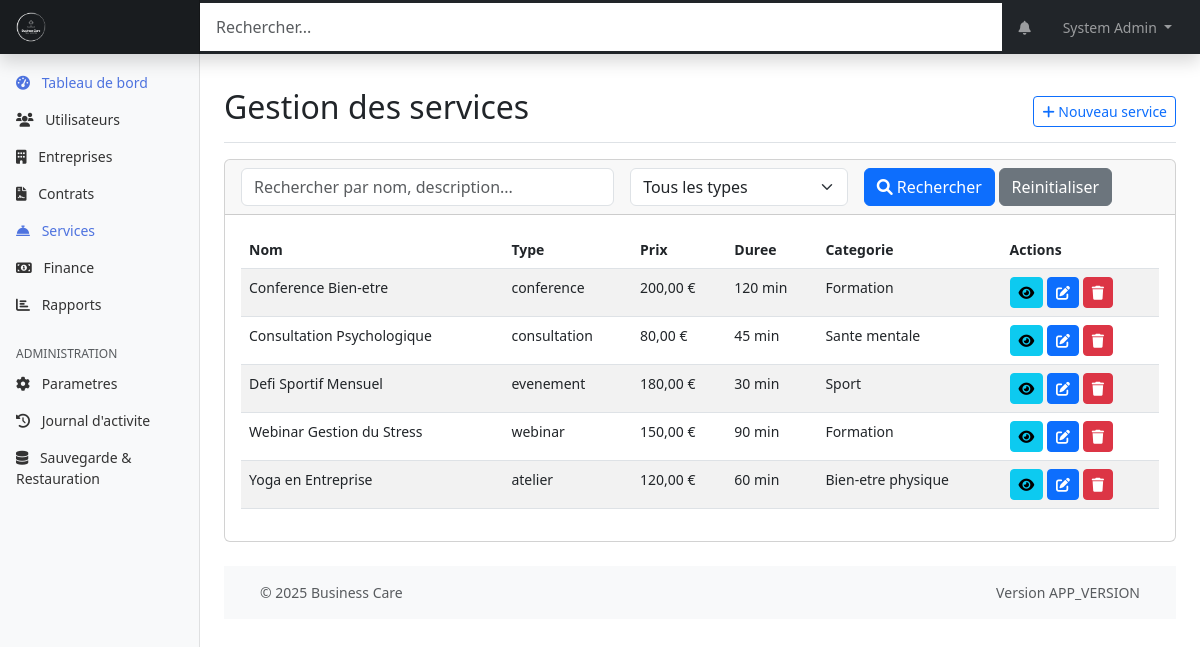
/web-admin/modules/services/index.php (signed in), run on an earlier commit of the app's database.
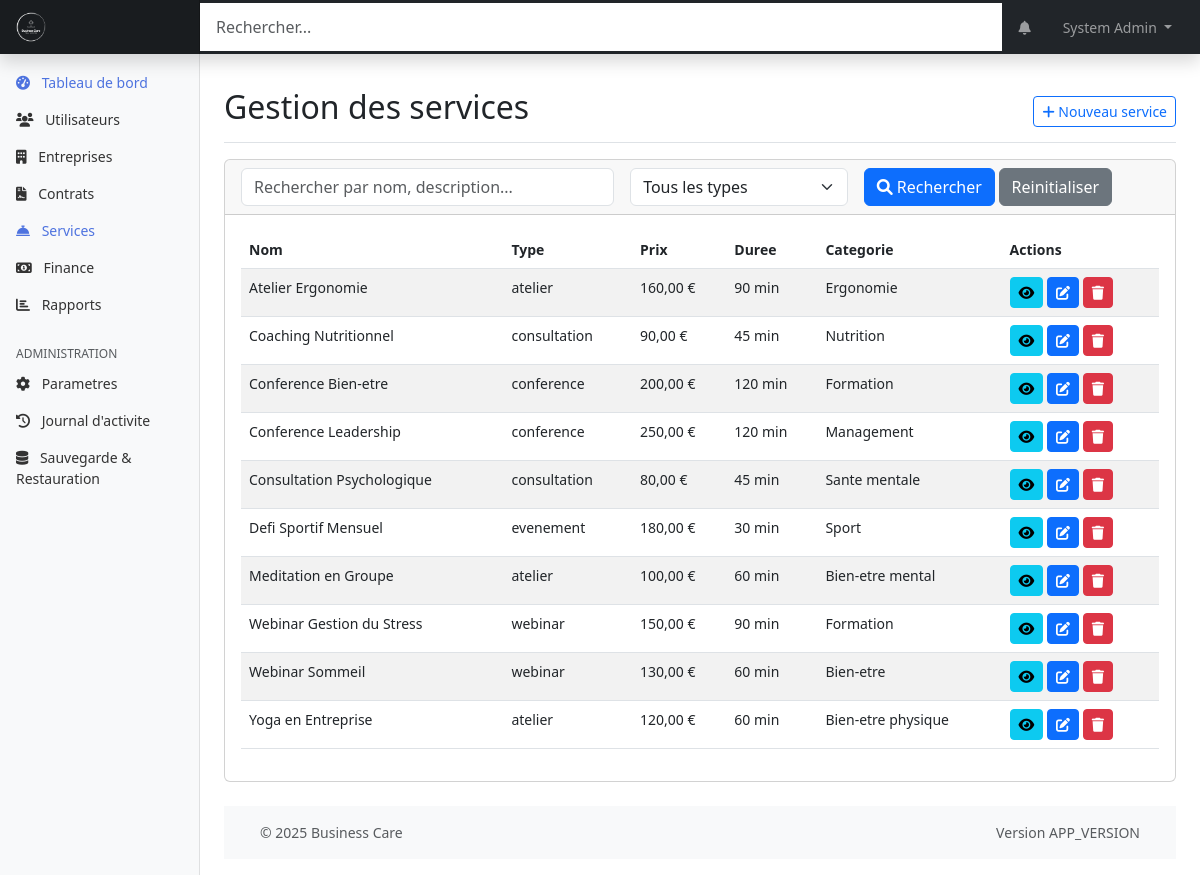
And on a later commit of the database.
### tables this page shows
CREATE TABLE prestations (
    id INT PRIMARY KEY AUTO_INCREMENT,
    nom VARCHAR(255) NOT NULL,
    description TEXT,
    prix DECIMAL(10,2) NOT NULL,
    duree INT,
    type ENUM('conference', 'webinar', 'atelier', 'consultation', 'evenement', 'autre') NOT NULL,
    categorie VARCHAR(100),
    niveau_difficulte ENUM('debutant', 'intermediaire', 'avance'),
    capacite_max INT,
    materiel_necessaire TEXT,
    prerequis TEXT,
    created_at TIMESTAMP DEFAULT CURRENT_TIMESTAMP,
    updated_at TIMESTAMP DEFAULT CURRENT_TIMESTAMP ON UPDATE CURRENT_TIMESTAMP,
    INDEX idx_type (type),
    INDEX idx_categorie (categorie)
);

### web-admin/includes/page_functions/modules/services.php (called while the page is built, shortened)
<?php
function servicesGetList($page = 1, $perPage = 10, $search = '', $type = '') {
    $where = '';
    $params = [];
    $offset = ($page - 1) * $perPage;
    $pdo = getDbConnection();
    $countSql = "SELECT COUNT(id) FROM prestations $where";
    $countStmt = $pdo->prepare($countSql);
    $countStmt->execute($params);
    $totalServices = $countStmt->fetchColumn();
    $totalPages = ceil($totalServices / $perPage);
    $page = max(1, min($page, $totalPages));
    $sql = "SELECT * FROM prestations $where ORDER BY nom ASC LIMIT ?, ?";
    $params[] = $offset;
    $params[] = $perPage;
    $stmt = $pdo->prepare($sql);
    $stmt->execute($params);
    $services = $stmt->fetchAll(PDO::FETCH_ASSOC);
    return [
        'services' => $services,
        'currentPage' => $page,
        'totalPages' => $totalPages,
        'totalItems' => $totalServices,
        'perPage' => $perPage
    ];
}

### web-admin/modules/services/index.php (the view, shortened to what the changed rows need)
<?php
require_once '../../includes/page_functions/modules/services.php';
$page = isset($_GET['page']) ? (int)$_GET['page'] : 1;
$search = isset($_GET['search']) ? $_GET['search'] : '';
$type = isset($_GET['type']) ? $_GET['type'] : '';
$action = isset($_GET['action']) ? $_GET['action'] : '';
$service = null;
$result = servicesGetList($page, 10, $search, $type);
$services = $result['services'];
include_once '../../templates/header.php';
?>
<div class="container-fluid">
    <div class="row">
        <main class="col-md-9 ms-sm-auto col-lg-10 px-md-4">
            <div class="d-flex justify-content-between flex-wrap flex-md-nowrap align-items-center pt-3 pb-2 mb-3 border-bottom">
                <h1 class="h2">Gestion des services</h1>
            </div>
            <?php if ($action === 'add' || $action === 'edit'): ?>
                <div class="card">
                    <div class="card-header">
                        <?php echo $action === 'add' ? 'Ajouter un nouveau service' : 'Modifier le service'; ?>
                    </div>
                    <div class="card-body">
                        <form method="post">
                           <input type="hidden" name="csrf_token" value="<?php echo generateToken(); ?>">
                            <div class="row mb-3">
                                <div class="col-md-6">
                                    <label for="nom" class="form-label">Nom du service*</label>
                                    <input type="text" class="form-control" id="nom" name="nom" value="<?php echo isset($service['nom']) ? htmlspecialchars($service['nom']) : ''; ?>" required>
                                </div>
                                <div class="col-md-6">
                                    <label for="type" class="form-label">Type de service*</label>
                                    <select class="form-select" id="type" name="type" required>
                                        <option value="">Selectionnez...</option>
                                        <?php
                                        $types = ['conference', 'webinar', 'atelier', 'consultation', 'evenement', 'autre'];
                                        foreach ($types as $t) {
                                            $selected = (isset($service['type']) && $service['type'] === $t) ? 'selected' : '';
                                            echo "<option value=\"$t\" $selected>" . ucfirst($t) . "</option>";
                                        }
                                        ?>
                                    </select>
                                </div>
                            </div>
                            <div class="row mb-3">
                                <div class="col-md-12">
                                    <label for="description" class="form-label">Description</label>
                                    <textarea class="form-control" id="description" name="description" rows="3"><?php echo isset($service['description']) ? htmlspecialchars($service['description']) : ''; ?></textarea>
                                </div>
                            </div>
                            <div class="row mb-3">
                                <div class="col-md-4">
                                    <label for="prix" class="form-label">Prix (€)*</label>
                                    <input type="number" class="form-control" id="prix" name="prix" min="0" step="0.01" value="<?php echo isset($service['prix']) ? htmlspecialchars($service['prix']) : ''; ?>" required>
                                </div>
                                <div class="col-md-4">
                                    <label for="duree" class="form-label">Duree (minutes)</label>
                                    <input type="number" class="form-control" id="duree" name="duree" min="0" value="<?php echo isset($service['duree']) ? htmlspecialchars($service['duree']) : ''; ?>">
                                </div>
                                <div class="col-md-4">
                                    <label for="capacite_max" class="form-label">Capacite maximale</label>
                                    <input type="number" class="form-control" id="capacite_max" name="capacite_max" min="1" value="<?php echo isset($service['capacite_max']) ? htmlspecialchars($service['capacite_max']) : ''; ?>">
                                </div>
                            </div>
                            <div class="row mb-3">
                                <div class="col-md-6">
                                    <label for="categorie" class="form-label">Categorie</label>
                                    <input type="text" class="form-control" id="categorie" name="categorie" value="<?php echo isset($service['categorie']) ? htmlspecialchars($service['categorie']) : ''; ?>">
                                </div>
                                <div class="col-md-6">
                                    <label for="niveau_difficulte" class="form-label">Niveau de difficulte</label>
                                    <select class="form-select" id="niveau_difficulte" name="niveau_difficulte">
                                        <option value="">Selectionnez...</option>
                                        <?php
                                        $levels = ['debutant', 'intermediaire', 'avance'];
                                        foreach ($levels as $level) {
                                            $selected = (isset($service['niveau_difficulte']) && $service['niveau_difficulte'] === $level) ? 'selected' : '';
                                            echo "<option value=\"$level\" $selected>" . ucfirst($level) . "</option>";
                                        }
                                        ?>
                                    </select>
                                </div>
                            </div>
                            <div class="row mb-3">
                                <div class="col-md-6">
                                    <label for="materiel_necessaire" class="form-label">Materiel necessaire</label>
                                    <textarea class="form-control" id="materiel_necessaire" name="materiel_necessaire" rows="2"><?php echo isset($service['materiel_necessaire']) ? htmlspecialchars($service['materiel_necessaire']) : ''; ?></textarea>
                                </div>
                                <div class="col-md-6">
                                    <label for="prerequis" class="form-label">Prerequis</label>
                                    <textarea class="form-control" id="prerequis" name="prerequis" rows="2"><?php echo isset($service['prerequis']) ? htmlspecialchars($service['prerequis']) : ''; ?></textarea>
                                </div>
                            </div>
                            <div class="row">
                                <div class="col-12">
                                    <button type="submit" class="btn btn-primary">Enregistrer</button>
                                    <a href="<?php echo WEBADMIN_URL; ?>/modules/services/" class="btn btn-secondary">Annuler</a>
                                </div>
                            </div>
                        </form>
                    </div>
                </div>
            <?php else: ?>
                <div class="card mb-4">
                    <div class="card-body">
                        <?php if (count($services) > 0): ?>
                            <table class="table table-striped table-hover">
                                <thead>
                                    <tr>
                                        <th>Nom</th>
                                        <th>Type</th>
                                        <th>Prix</th>
                                        <th>Duree</th>
                                        <th>Categorie</th>
                                        <th>Actions</th>
                                    </tr>
                                </thead>
                                <tbody>
                                    <?php foreach ($services as $service): ?>
                                        <tr>
                                            <td><?php echo htmlspecialchars($service['nom']); ?></td>
                                            <td><?php echo htmlspecialchars($service['type']); ?></td>
                                            <td><?php echo number_format($service['prix'], 2, ',', ' ') . ' €'; ?></td>
                                            <td><?php echo $service['duree'] ? htmlspecialchars($service['duree']) . ' min' : '-'; ?></td>
                                            <td><?php echo htmlspecialchars($service['categorie'] ?: '-'); ?></td>
                                            <td>
                                                <a href="?action=view&id=<?php echo $service['id']; ?>" class="btn btn-sm btn-info">
                                                    <i class="fas fa-eye"></i>
                                                </a>
                                                <a href="?action=edit&id=<?php echo $service['id']; ?>" class="btn btn-sm btn-primary">
                                                    <i class="fas fa-edit"></i>
                                                </a>
                                                <a href="?action=delete&id=<?php echo $service['id']; ?>" class="btn btn-sm btn-danger" onclick="return confirm('Etes-vous sûr de vouloir supprimer ce service ?')">
                                                    <i class="fas fa-trash"></i>
                                                </a>
                                            </td>
                                        </tr>
                                    <?php endforeach; ?>
                                </tbody>
                            </table>
                        <?php else: ?>
                            <div class="alert alert-info">
                                Aucun service trouve. <a href="?action=add" class="alert-link">Ajouter un nouveau service</a>
                            </div>
                        <?php endif; ?>
                    </div>
                </div>
            <?php endif; ?>
            <?php include_once '../../templates/footer.php'; ?>
        </main>
    </div>
</div>

What changed in the data, as far as the page shows it:
added prestations: nom "Atelier Ergonomie", type "atelier", prix "160,00", duree "90", categorie "Ergonomie"
added prestations: nom "Coaching Nutritionnel", type "consultation", prix "90,00", duree "45", categorie "Nutrition"
added prestations: nom "Conference Leadership", type "conference", prix "250,00", duree "120", categorie "Management"
added prestations: nom "Meditation en Groupe", type "atelier", prix "100,00", duree "60", categorie "Bien-etre mental"
added prestations: nom "Webinar Sommeil", type "webinar", prix "130,00", duree "60", categorie "Bien-etre"
